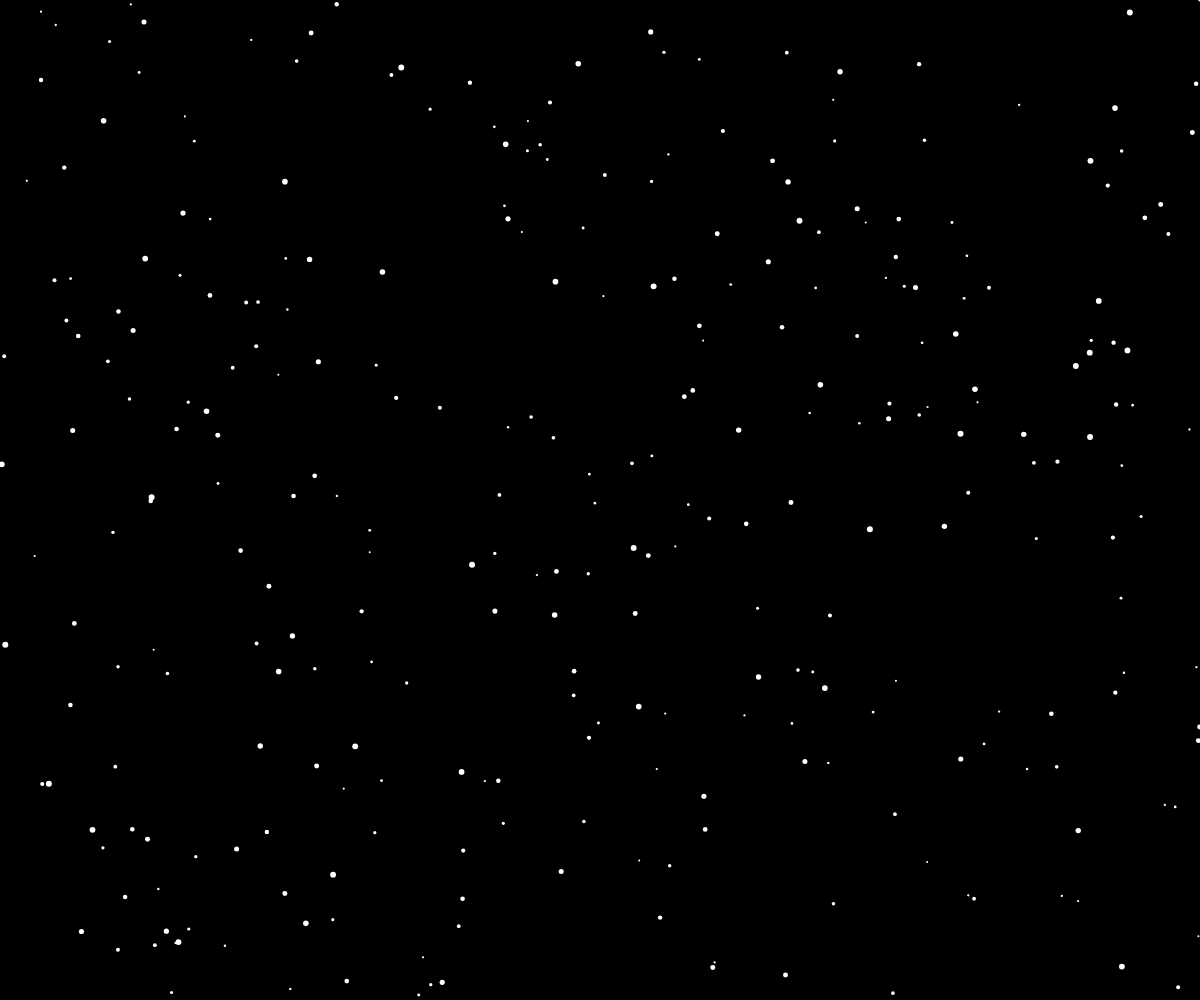
Frame 1 (no input)
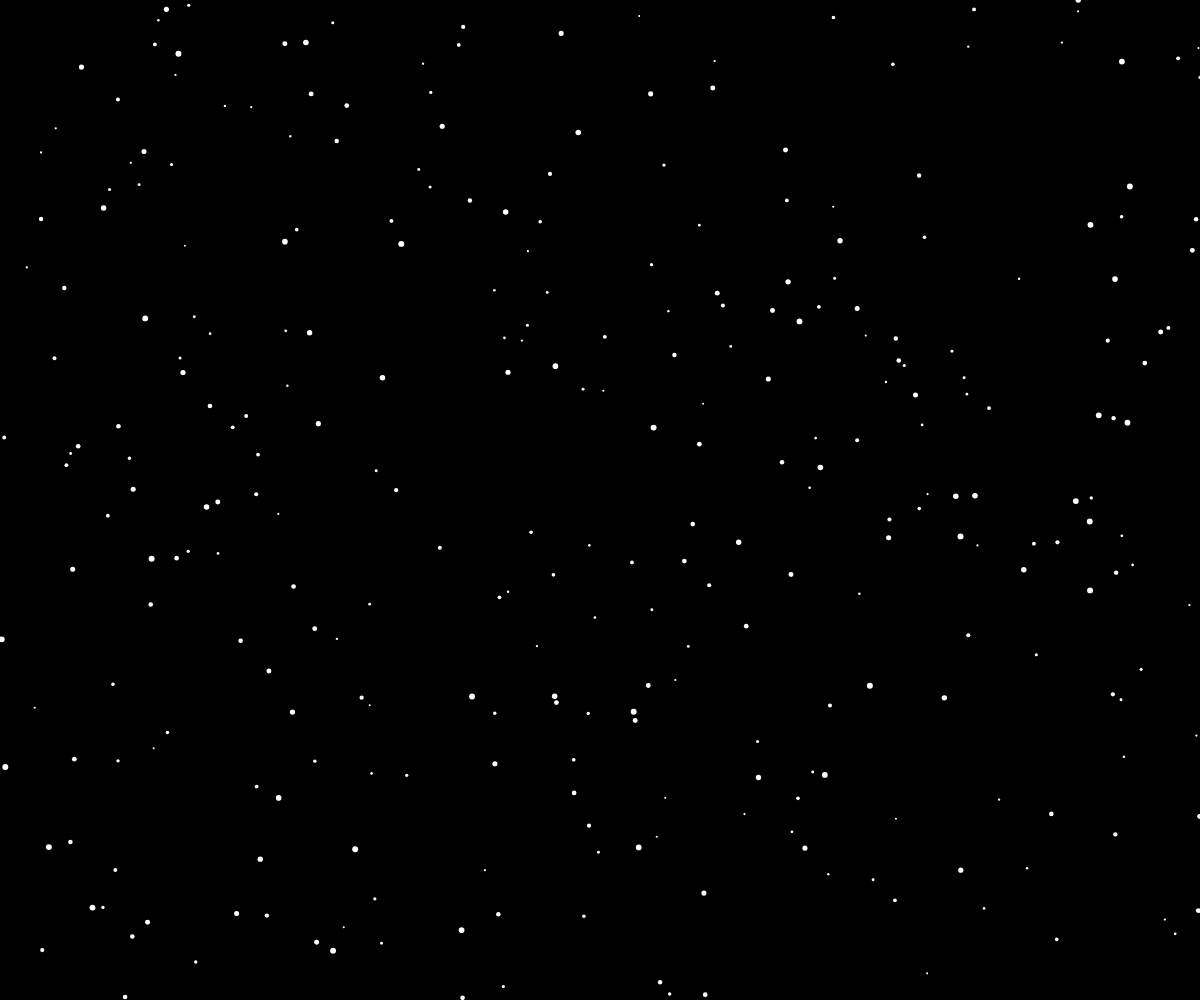
Frame 60 (no input)
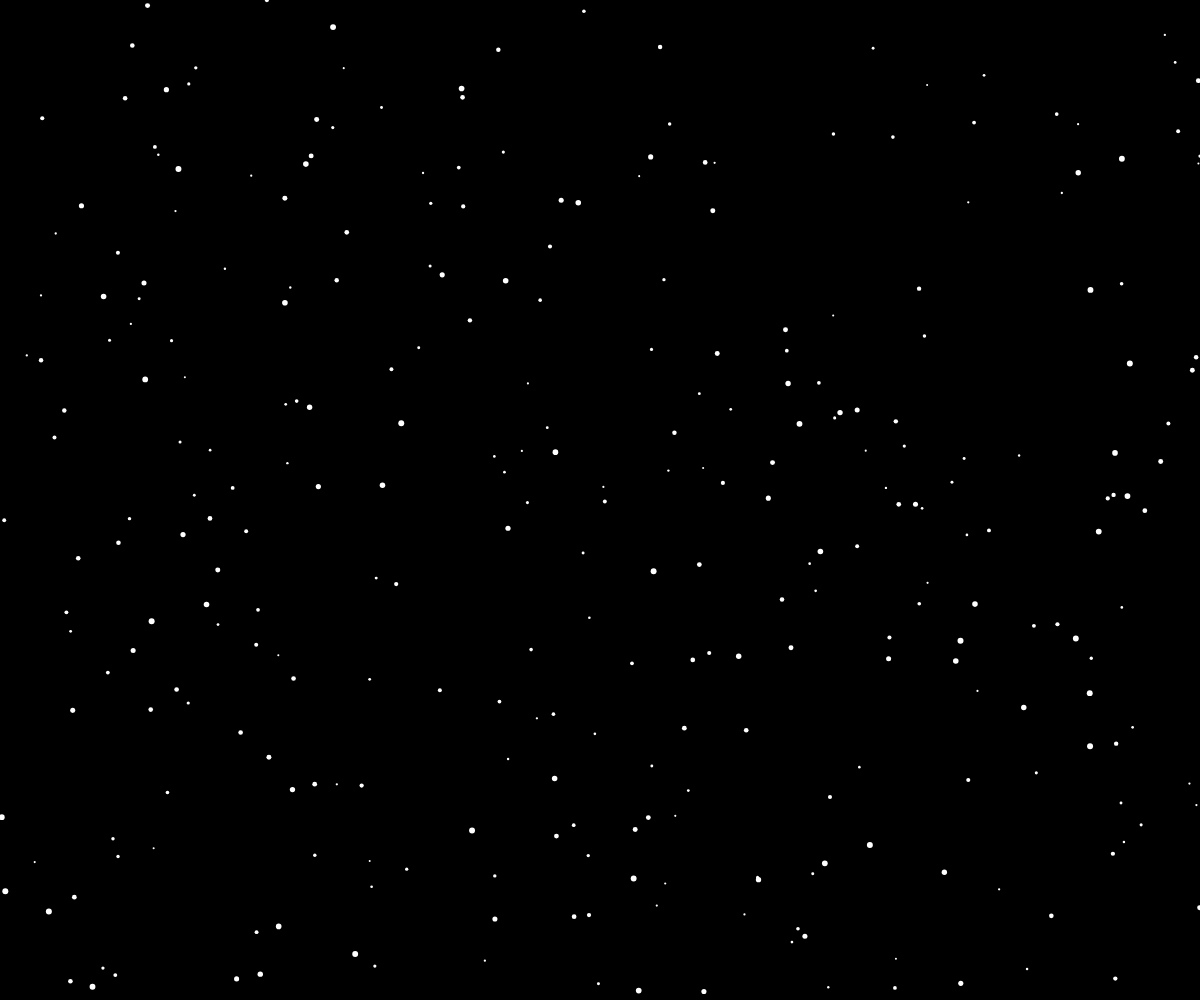
Frame 120 (the mouse pressed at the canvas centre since frame 60)

The p5.js sketch that drew these frames (run headless with seeded random() and noise() and a simulated clock; from frame 60 on, the mouse is pressed at the canvas centre):

// p5.js sketch
// ── sketch.js
let flakes = [];

function setup() {
  createCanvas(windowWidth, windowHeight);
  for (let i = 0; i < 300; i++) {
    flakes.push(new Flake());
  }
}

function draw() {
  background(0);

  for (let flake of flakes) {
    flake.update();
    flake.display();
  }
}

class Flake {
  constructor() {
    this.x = random(width);
    this.y = random(height);
    this.diameter = random(2, 6);
    this.speed = random(1, 3);
  }

  update() {
    this.y += this.speed;
    if (this.y > height) {
      this.y = 0;
    }
  }

  display() {
    noStroke();
    fill(255); // Colore bianco per i fiocchi di neve
    ellipse(this.x, this.y, this.diameter, this.diameter);
  }
}
